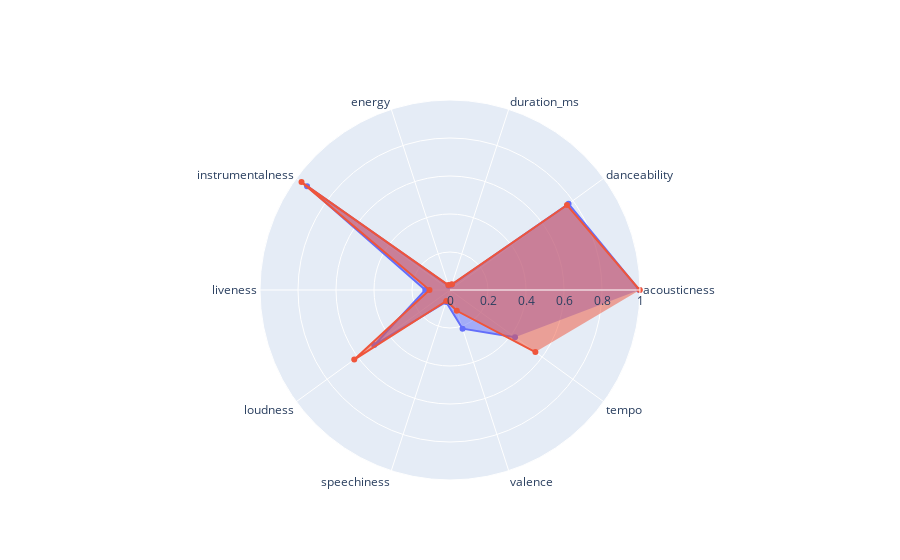

The cell this chart's notebook holds for it:
### Code cell
compare_this(119796,69905)

### Figure 1 — Plotly figure (JSON) as saved in the notebook; plotly's stock layout.template omitted (floating-point values rounded to 4 significant figures)
{"data": [{"fill": "toself", "name": "Product A", "r": [0.996, 0.7713, 0.02845, 0.024, 0.93, 0.13, 0.4931, 0.06646, 0.214, 0.423], "theta": ["acousticness", "danceability", "duration_ms", "energy", "instrumentalness", "liveness", "loudness", "speechiness", "valence", "tempo"], "type": "scatterpolar"}, {"fill": "toself", "name": "Product B", "r": [0.999, 0.7611, 0.03211, 0.0272, 0.966, 0.108, 0.6228, 0.06099, 0.115, 0.5555], "theta": ["acousticness", "danceability", "duration_ms", "energy", "instrumentalness", "liveness", "loudness", "speechiness", "valence", "tempo"], "type": "scatterpolar"}], "layout": {"polar": {"radialaxis": {"range": [0, 1], "visible": true}}, "showlegend": false}}
